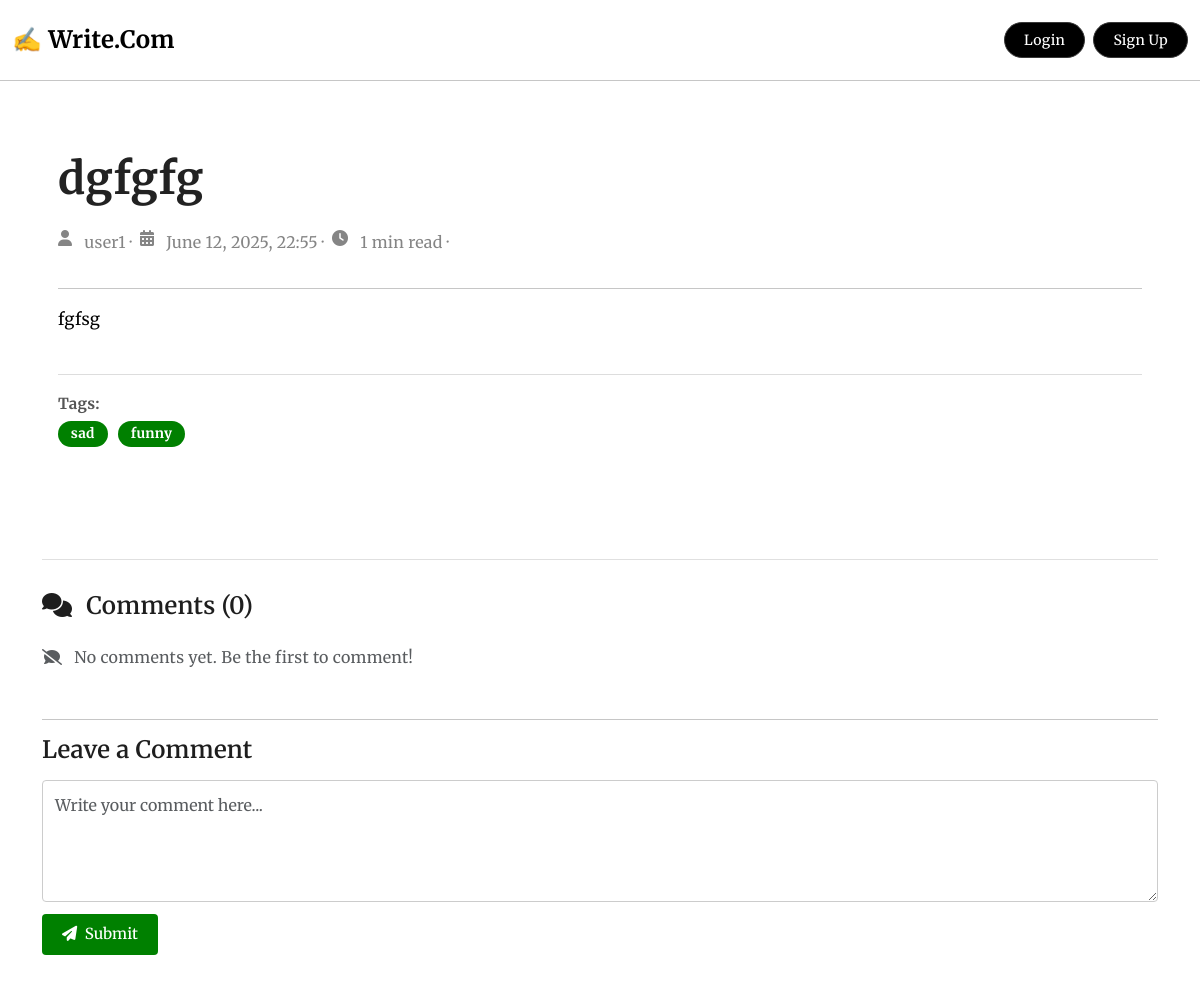
/post/dgfgfg-Q7dKe0IM/, run on the app's committed database.
### blog/models.py (models this page shows, shortened)
class Post(models.Model):
    author=models.ForeignKey(User,on_delete=models.CASCADE)
    title=models.CharField(max_length=200)
    slug=models.SlugField(unique=True,blank=True)
    content=models.TextField()
    created_at=models.DateTimeField(auto_now_add=True)
    updated_at=models.DateTimeField(auto_now=True)
    tags=models.ManyToManyField(Tag,blank=True)
    content_html=models.TextField(blank=True)
    @property
    def read_time(self):
        word_count=len(strip_tags(self.content).split())
        minutes=math.ceil(word_count/200)
        return f"{minutes} min read"

class Tag(models.Model):
    name=models.CharField(max_length=255,unique=True)

### blog/views.py (the view, shortened to what this page needs)
# urls.py: path('post/<slug:slug>/',views.post_detail,name='post_detail'),
def post_detail(request,slug):
    post=get_object_or_404(Post,slug=slug)
    post.content_html=markdown2.markdown(post.content,
        extras=[
            "fenced-code-blocks",
            "tables",
            "code-friendly",
            "strike",
            "break-on-newline",
            "target-blank-links",
            "header-ids",
        ])
    comments=post.comments.order_by('-created_at')
    comment_form=CommentForm()
    return render(request,'blog/post_detail.html',{
        'post':post,
        'comments':comments,
        'comment_form':comment_form,
        })

### blog/forms.py
class CommentForm(forms.ModelForm):
    body=forms.CharField(widget=forms.Textarea(attrs={
        'rows':4,
        'placeholder':'Write your comment here...',
        'class':'form-control'
    }), label='')
    class Meta:
        model=Comment
        fields=['body']

### blog/templates/blog/post_detail.html (shortened to what this page needs)
{% extends "blog/base.html" %}
{% load static %}
{% block content %}
<link rel="stylesheet" href="https://cdnjs.cloudflare.com/ajax/libs/animate.css/4.1.1/animate.min.css" />
<link rel="stylesheet" href="{% static 'css/markdown.css' %}">
<div class="post-container">
  <article class="post-wrapper animate__animated animate__fadeIn">
    <h1 class="post-title">{{ post.title }}</h1>
    <p class="post-meta">
      <i class="fas fa-user me-1"></i> {{ post.author.username }} &middot;
      <i class="fas fa-calendar-alt me-1"></i> {{ post.created_at|date:"F j, Y, G:i" }} &middot;
      <i class="fas fa-clock me-1"></i> {{ post.read_time }} &middot;
    </p>
<hr class="mt-0">
    <div id="postContent" class="post-content">
      {{ post.content_html|safe }}
    </div>
    {% if post.tags.exists %}
  <div class="post-tags">
    <strong>Tags:</strong><br>
    {% for tag in post.tags.all %}
      <span class="badge rounded-pill">{{ tag.name }}</span>
    {% endfor %}
  </div>
{% else %}
  <div class="post-tags">
    <strong>Tags:</strong><br>
    <span class="text-muted">No tags</span>
  </div>
{% endif %}
  </article>
</div>
<div class="comment-section">
  <h4><i class="fas fa-comments me-2"></i> Comments ({{ comments.count }})</h4>
  {% for comment in comments %}
    <div class="comment-box">
      <p class="mb-1"><i class="fas fa-user me-1"></i> {{ comment.user.username }}</p>
      <p class="comment-meta"><i class="fas fa-calendar-alt me-1"></i> {{ comment.created_at|date:"F j, Y, G:i" }}</p>
      <p class="comment-body"><i class="fas fa-comment-dots me-2 text-muted"></i>{{ comment.body }}</p>
    </div>
  {% empty %}
    <p class="text-muted"><i class="fas fa-comment-slash me-2"></i> No comments yet. Be the first to comment!</p>
  {% endfor %}
  <hr class="mt-5">
  <h5 class="mb-3">Leave a Comment</h5>
  <form method="post" class="comment-form">
    {{ comment_form.body }}
    <button type="submit"><i class="fas fa-paper-plane me-1"></i> Submit</button>
  </form>
</div>
{% endblock %}

### blog/static/css/markdown.css (style rules this page uses)
.post-content { font-family: 'Merriweather','Segoe UI', sans-serif; color: #000000; line-height: 1.75; font-size: 1.05rem; }

### blog/templates/blog/base.html (style rules this page uses)
body { background-color: #ffffff; color: #2e2a26; font-family: 'Merriweather', 'Segoe UI', sans-serif; line-height: 1.6; font-size: 16px; letter-spacing: 0.25px; -webkit-font-smoothing: antialiased; }

### blog/templates/blog/post_detail.html (style rules this page uses)
body { font-family: 'Merriweather', sans-serif; background-color: #ffffff; color: #1e1e1e; }
.post-container { justify-content: center; padding: 3rem 1rem; }
.post-title { font-size: 2.75rem; font-weight: 700; color: #222; text-align: left; margin-bottom: 1.5rem; }
.post-meta { font-size: 1rem; color: #858585; margin-bottom: 2rem; display: flex; flex-wrap: wrap; gap: 0.5rem; }
.post-content { font-size: 1.05rem; line-height: 1.9; color: #333; overflow-wrap: break-word; }
.post-tags { margin-top: 2.5rem; padding-top: 1rem; border-top: 1px solid #ddd; }
.post-tags strong { font-size: 0.95rem; color: #555; }
.post-tags .badge { display: inline-block; background:green; color: #fff; padding: 0.4rem 0.8rem; border-radius: 999px; font-size: 0.85rem; margin: 0.25rem 0.4rem 0 0; transition: background-color 0.25s; }
.comment-section { margin-top: 4rem; padding: 2rem 0; font-family: 'Merriweather', serif; border-top: 1px solid #e0e0e0; }
.comment-section h4, .comment-section h5 { font-size: 1.5rem; font-weight: 600; color: #1e1e1e; margin-bottom: 1.5rem; }
.comment-form textarea { width: 100%; border: 1px solid #ccc; border-radius: 0.25rem; padding: 0.75rem; font-size: 1rem; font-family: 'Merriweather', serif; resize: vertical; background-color: #fff; color: #1e1e1e; transition: border-color 0.25s ease; }
.comment-form button { background-color: green; color: #fff; font-size: 0.95rem; font-weight: 500; border-radius: 0.25rem; padding: 0.5rem 1.25rem; border: none; margin-top: 0.75rem; cursor: pointer; transition: background-color 0.2s ease-in-out; }

### data on the page
Post: title "dgfgfg", author.username "user1", created_at "June 12, 2025, 22:55", read_time "1 min read", content_html "fgfsg"
Tag: name "sad"
Tag: name "funny"

### other printed values
{{ comments.count }} "0"
